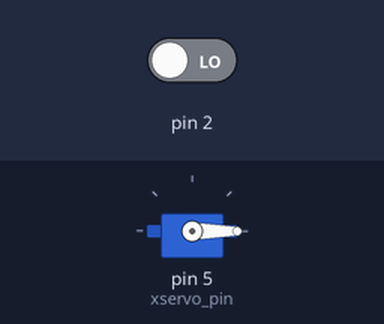
The sketch below on a simulated Arduino Nano, built with avr-gcc and run on an emulated ATmega328P. Parts: servo. Inputs (shaded band) come from the test bench; at power-on: pin 2 LOW.

Above: at 1.2 s.
1.3 s: pin 2 driven HIGH
At 1.36 s:
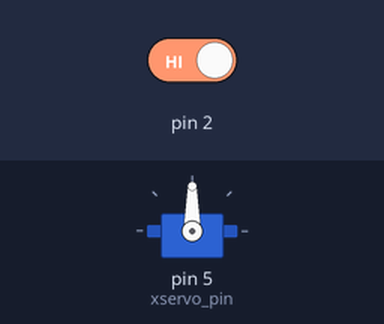
Timing chart, 0 to 4.3 s (numbered marks = the images above; inputs shaded):
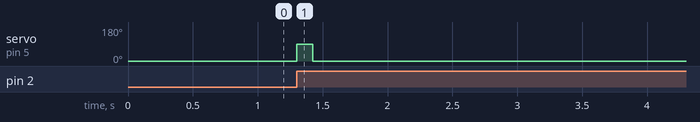

Measured:
- after the input at 1.3 s, servo on pin 5 (xservo_pin): 0° → 90° at once, → 0° 0.12 s later

The sketch:

ServoXZ.ino
```cpp
/*
 Controlling a servo position using a potentiometer (variable resistor)
 by Michal Rinott <http://people.interaction-ivrea.it/m.rinott>

 modified on 8 Nov 2013
 by Scott Fitzgerald
 http://www.arduino.cc/en/Tutorial/Knob
*/
#include <avr/sleep.h>
#include <Servo.h>
#include <Stepper.h>
// Pin`s of A4988 controller - stepper Z
#define zstep_en   8        // пин Z Enable = должен быть №9
#define zstep_ms1 -1        // пин Z шаг - не используем
#define zstep_ms2 -1        // пин Z шаг - не используем
#define zstep_ms3 -1        // пин Z шаг - не используем
#define zstep_rst -1        // пин Z шаг - замкнут пока с sleep
#define zstep_sleep  -1     // пин Z шаг - замкнут пока с rst - должен быть №8
#define zstep_steppin 7     // пин Z шаг
#define zstep_dirpin  6     // пин Z шаг
// количество шагов на 1 оборот
#define step_round 200
#define step_round4 50
#define step_round8 25
// скорость двигателя Z
#define SPEED 5

#define led_pin      13     // пин подключения LED

// pin`s for X-Servo
#define xservo_pin   5      // pin X servo
#define potpin A7           // потенциометр для ручного регулирования угла поворота сервы X
#define xmax_angle   180    // максимальный угол поворота Х сервы
// waiting time
#define xservo_wait  1000   // задержка Х сервы
#define zservo_wait  1000   // задержка Z сервы

Servo myservo;  // create servo object to control a servo

//int potpin = 7;  // analog pin used to connect the potentiometer
int val;    // variable to read the value from the analog pin

boolean Xon = false;
volatile boolean state = false;

unsigned long TonX, TEvt;

#define WaitXLock 1000
#define WaitX 3000
#define WaitEvent 10000

void setup() {
  Serial.begin(9600);
  // initial X-servo
  myservo.attach(xservo_pin); // attaches the servo on pin 9 to the servo object
  myservo.write(0);           // unlock second row
  // режим  для ZStepper
  pinMode(zstep_en, OUTPUT);
  pinMode(zstep_steppin, OUTPUT);
  pinMode(zstep_dirpin, OUTPUT);
  // начальные значения для ZStepper
  digitalWrite(zstep_en, LOW);

  //
  TEvt = millis();    // каждый раз, когда происходит внешнее событие, будем обновлять таймер
  attachInterrupt(0, blink, RISING);
}

void loop() {
  if ((millis()-TEvt) > WaitEvent) {      // если ничего не происходит более 5 секунд - впадем в спячку
    //attachInterrupt(0, blink, RISING);    // установим прерывание для выходы из сна по нажатию кнопки
    Serial.println("Sleepng...");
    delay(300);
    set_sleep_mode(SLEEP_MODE_PWR_DOWN);
    sleep_mode();
    TEvt = millis();    // каждый раз, когда происходит внешнее событие, будем обновлять таймер
  }

  if (state) {
    noInterrupts();                        // отключим перерывания, что бы не мешали
    state = false;
    //ReskiOut();
    //void ReskiOut() {
  val = analogRead(potpin);            // reads the value of the potentiometer (value between 0 and 1023)
  val = map(val, 0, 1023, 0, xmax_angle);     // scale it to use it with the servo (value between 0 and 180)
  myservo.write(val);                  // sets the servo position according to the scaled value
  delay(WaitXLock);                    // waits for the servo to get there
  // теперь шаговый двигатель
  digitalWrite(zstep_dirpin, HIGH);
  // тут идет код работы со вторым мотором - или одним
  // повернули от статического состояния на 45"
  for(int j = 0; j < step_round8; j++) {
   digitalWrite(zstep_steppin, HIGH);
   //delayMicroseconds(SPEED);
   delay(SPEED);
   digitalWrite(zstep_steppin, LOW);
   //delayMicroseconds(SPEED);
   delay(SPEED);
  }
  delay(WaitX);                       // ждем падения коробки Рескинола
  for(int j = 0; j < step_round8; j++) {
   digitalWrite(zstep_steppin, HIGH);
   //delayMicroseconds(SPEED);
   delay(SPEED);
   digitalWrite(zstep_steppin, LOW);
   //delayMicroseconds(SPEED);
   delay(SPEED);
  }
  myservo.write(0);                    // sets the servo position according to the scaled value
  delay(WaitXLock);                    // waits for the servo to get there
//}

    TEvt = millis();
    interrupts();
  }
}

void blink() {
  state = true;
}
```
